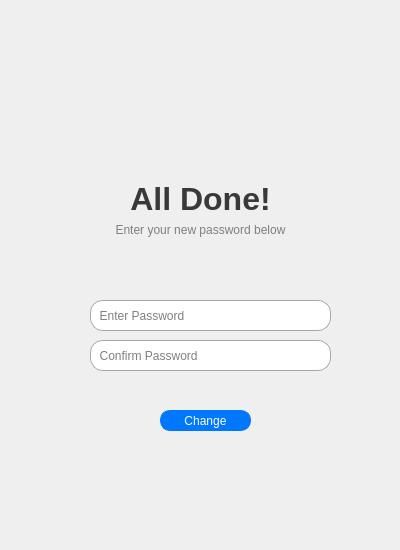
<?xml version="1.0" encoding="UTF-8"?>
<ui version="4.0">
 <class>ForgotPasswordChangePasswordWidget</class>
 <widget class="QWidget" name="ForgotPasswordChangePasswordWidget">
  <property name="geometry">
   <rect>
    <x>0</x>
    <y>0</y>
    <width>400</width>
    <height>550</height>
   </rect>
  </property>
  <property name="minimumSize">
   <size>
    <width>400</width>
    <height>550</height>
   </size>
  </property>
  <property name="maximumSize">
   <size>
    <width>400</width>
    <height>550</height>
   </size>
  </property>
  <property name="windowTitle">
   <string>Form</string>
  </property>
  <widget class="QLineEdit" name="ChangePasswordInput">
   <property name="geometry">
    <rect>
     <x>90</x>
     <y>300</y>
     <width>241</width>
     <height>31</height>
    </rect>
   </property>
   <property name="cursor">
    <cursorShape>IBeamCursor</cursorShape>
   </property>
   <property name="styleSheet">
    <string notr="true">QLineEdit#ChangePasswordInput {
	border: 1px solid #a6a6a6;
	border-radius: 13;
}</string>
   </property>
   <property name="echoMode">
    <enum>QLineEdit::Password</enum>
   </property>
   <property name="placeholderText">
    <string>  Enter Password</string>
   </property>
  </widget>
  <widget class="QPushButton" name="ChangePasswordButton">
   <property name="geometry">
    <rect>
     <x>160</x>
     <y>410</y>
     <width>91</width>
     <height>21</height>
    </rect>
   </property>
   <property name="styleSheet">
    <string notr="true">QPushButton#ChangePasswordButton {
	background: #0077ff;
	color: #FFFFFF;
	border: 1px solid #0077ff;
	border-radius: 10;
}

QPushButton#ChangePasswordButton:hover {
	background: #1884ff;
	border: 1px solid #1884ff;
}

QPushButton#ChangePasswordButton:pressed {
	background: #65adff;
	border: 1px solid #65adff;
}
</string>
   </property>
   <property name="text">
    <string>Change</string>
   </property>
  </widget>
  <widget class="QLabel" name="ChangePasswordLabel">
   <property name="geometry">
    <rect>
     <x>0</x>
     <y>180</y>
     <width>401</width>
     <height>38</height>
    </rect>
   </property>
   <property name="font">
    <font>
     <family>Segoe UI</family>
     <pointsize>24</pointsize>
     <weight>75</weight>
     <bold>true</bold>
    </font>
   </property>
   <property name="styleSheet">
    <string notr="true">QLabel#ChangePasswordLabel {
	color: #393939;
}</string>
   </property>
   <property name="text">
    <string>All Done!</string>
   </property>
   <property name="alignment">
    <set>Qt::AlignCenter</set>
   </property>
  </widget>
  <widget class="QLabel" name="ChangePasswordDetail">
   <property name="geometry">
    <rect>
     <x>0</x>
     <y>220</y>
     <width>401</width>
     <height>20</height>
    </rect>
   </property>
   <property name="styleSheet">
    <string notr="true">QLabel#ChangePasswordDetail {
	color: #7f7f7f;
}</string>
   </property>
   <property name="text">
    <string>Enter your new password below</string>
   </property>
   <property name="alignment">
    <set>Qt::AlignCenter</set>
   </property>
  </widget>
  <widget class="QLabel" name="ChangePasswordPicture">
   <property name="geometry">
    <rect>
     <x>100</x>
     <y>50</y>
     <width>191</width>
     <height>161</height>
    </rect>
   </property>
   <property name="text">
    <string/>
   </property>
   <property name="pixmap">
    <pixmap>Images/ForgotPasswordPicture2.png</pixmap>
   </property>
  </widget>
  <widget class="QLineEdit" name="ChangeConfirmPasswordInput">
   <property name="geometry">
    <rect>
     <x>90</x>
     <y>340</y>
     <width>241</width>
     <height>31</height>
    </rect>
   </property>
   <property name="cursor">
    <cursorShape>IBeamCursor</cursorShape>
   </property>
   <property name="styleSheet">
    <string notr="true">QLineEdit#ChangeConfirmPasswordInput {
	border: 1px solid #a6a6a6;
	border-radius: 13;
}</string>
   </property>
   <property name="echoMode">
    <enum>QLineEdit::Password</enum>
   </property>
   <property name="placeholderText">
    <string>  Confirm Password</string>
   </property>
  </widget>
 </widget>
 <resources/>
 <connections/>
</ui>
